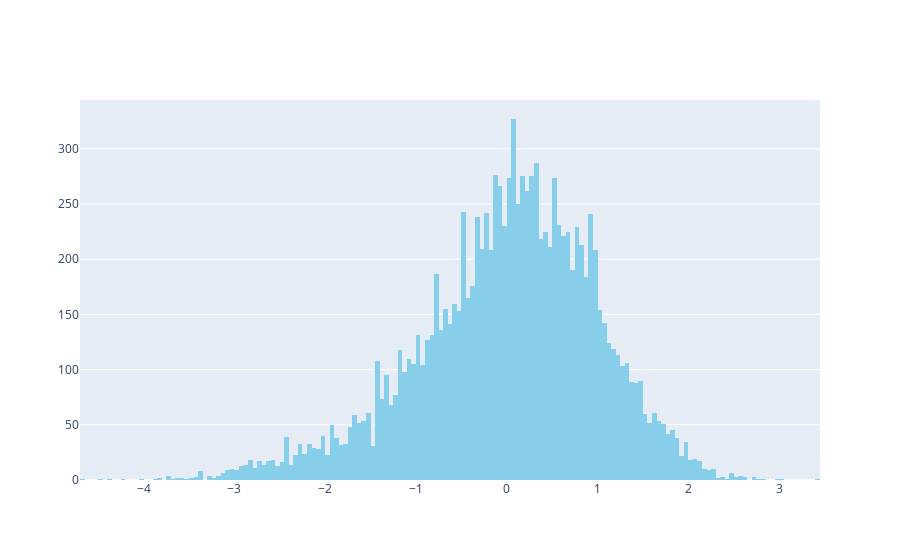

This figure's notebook cell:
### Code cell
fig.add_trace(go.Histogram(x=df_numerical['rating'],
                            marker_color='skyblue',
                            name='Rating'))

### Figure 1 — Plotly figure (JSON) as saved in the notebook; plotly's stock layout.template omitted (floating-point values rounded to 4 significant figures; data arrays with more than 128 entries replaced by an {"elided": "..."} marker saying what was removed)
{"data": [{"marker": {"color": "skyblue"}, "name": "Rating", "type": "histogram", "x": {"elided": "12017 float values"}}], "layout": {}}
